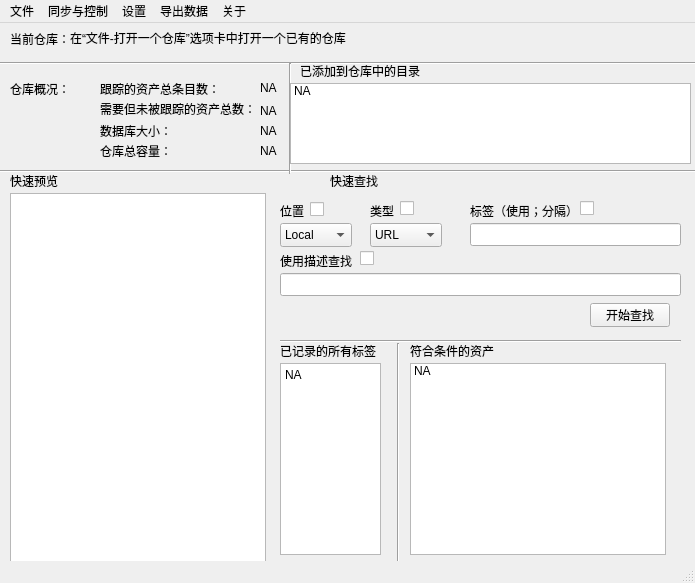
<?xml version="1.0" encoding="UTF-8"?>
<ui version="4.0">
 <class>MainWindow</class>
 <widget class="QMainWindow" name="MainWindow">
  <property name="geometry">
   <rect>
    <x>0</x>
    <y>0</y>
    <width>695</width>
    <height>583</height>
   </rect>
  </property>
  <property name="windowTitle">
   <string>MainWindow</string>
  </property>
  <widget class="QWidget" name="centralwidget">
   <widget class="QLabel" name="label">
    <property name="geometry">
     <rect>
      <x>10</x>
      <y>0</y>
      <width>81</width>
      <height>31</height>
     </rect>
    </property>
    <property name="text">
     <string>当前仓库：</string>
    </property>
   </widget>
   <widget class="Line" name="line">
    <property name="geometry">
     <rect>
      <x>0</x>
      <y>30</y>
      <width>921</width>
      <height>21</height>
     </rect>
    </property>
    <property name="orientation">
     <enum>Qt::Horizontal</enum>
    </property>
   </widget>
   <widget class="QLabel" name="label_2">
    <property name="geometry">
     <rect>
      <x>70</x>
      <y>-1</y>
      <width>841</width>
      <height>31</height>
     </rect>
    </property>
    <property name="text">
     <string>在“文件-打开一个仓库”选项卡中打开一个已有的仓库</string>
    </property>
   </widget>
   <widget class="QLabel" name="label_3">
    <property name="geometry">
     <rect>
      <x>10</x>
      <y>50</y>
      <width>71</width>
      <height>31</height>
     </rect>
    </property>
    <property name="text">
     <string>仓库概况：</string>
    </property>
   </widget>
   <widget class="QLabel" name="label_4">
    <property name="geometry">
     <rect>
      <x>100</x>
      <y>55</y>
      <width>151</width>
      <height>21</height>
     </rect>
    </property>
    <property name="text">
     <string>跟踪的资产总条目数：</string>
    </property>
   </widget>
   <widget class="QLabel" name="label_5">
    <property name="geometry">
     <rect>
      <x>260</x>
      <y>49</y>
      <width>54</width>
      <height>31</height>
     </rect>
    </property>
    <property name="text">
     <string>NA</string>
    </property>
   </widget>
   <widget class="Line" name="line_2">
    <property name="geometry">
     <rect>
      <x>0</x>
      <y>140</y>
      <width>701</width>
      <height>16</height>
     </rect>
    </property>
    <property name="orientation">
     <enum>Qt::Horizontal</enum>
    </property>
   </widget>
   <widget class="QLabel" name="label_6">
    <property name="geometry">
     <rect>
      <x>100</x>
      <y>75</y>
      <width>151</width>
      <height>21</height>
     </rect>
    </property>
    <property name="text">
     <string>需要但未被跟踪的资产总数：</string>
    </property>
   </widget>
   <widget class="QLabel" name="label_7">
    <property name="geometry">
     <rect>
      <x>260</x>
      <y>80</y>
      <width>54</width>
      <height>16</height>
     </rect>
    </property>
    <property name="text">
     <string>NA</string>
    </property>
   </widget>
   <widget class="QLabel" name="label_8">
    <property name="geometry">
     <rect>
      <x>100</x>
      <y>100</y>
      <width>141</width>
      <height>16</height>
     </rect>
    </property>
    <property name="text">
     <string>数据库大小：</string>
    </property>
   </widget>
   <widget class="QLabel" name="label_9">
    <property name="geometry">
     <rect>
      <x>100</x>
      <y>120</y>
      <width>151</width>
      <height>16</height>
     </rect>
    </property>
    <property name="text">
     <string>仓库总容量：</string>
    </property>
   </widget>
   <widget class="QLabel" name="label_10">
    <property name="geometry">
     <rect>
      <x>260</x>
      <y>100</y>
      <width>54</width>
      <height>16</height>
     </rect>
    </property>
    <property name="text">
     <string>NA</string>
    </property>
   </widget>
   <widget class="QLabel" name="label_11">
    <property name="geometry">
     <rect>
      <x>260</x>
      <y>120</y>
      <width>54</width>
      <height>16</height>
     </rect>
    </property>
    <property name="text">
     <string>NA</string>
    </property>
   </widget>
   <widget class="QLabel" name="label_12">
    <property name="geometry">
     <rect>
      <x>300</x>
      <y>40</y>
      <width>131</width>
      <height>16</height>
     </rect>
    </property>
    <property name="text">
     <string>已添加到仓库中的目录</string>
    </property>
   </widget>
   <widget class="Line" name="line_3">
    <property name="geometry">
     <rect>
      <x>280</x>
      <y>40</y>
      <width>20</width>
      <height>111</height>
     </rect>
    </property>
    <property name="orientation">
     <enum>Qt::Vertical</enum>
    </property>
   </widget>
   <widget class="QListWidget" name="listWidget">
    <property name="geometry">
     <rect>
      <x>290</x>
      <y>60</y>
      <width>401</width>
      <height>81</height>
     </rect>
    </property>
    <item>
     <property name="text">
      <string>NA</string>
     </property>
    </item>
   </widget>
   <widget class="QGraphicsView" name="graphicsView">
    <property name="geometry">
     <rect>
      <x>10</x>
      <y>170</y>
      <width>256</width>
      <height>381</height>
     </rect>
    </property>
   </widget>
   <widget class="QLabel" name="label_13">
    <property name="geometry">
     <rect>
      <x>10</x>
      <y>150</y>
      <width>71</width>
      <height>16</height>
     </rect>
    </property>
    <property name="text">
     <string>快速预览</string>
    </property>
   </widget>
   <widget class="QLabel" name="label_14">
    <property name="geometry">
     <rect>
      <x>330</x>
      <y>150</y>
      <width>61</width>
      <height>16</height>
     </rect>
    </property>
    <property name="text">
     <string>快速查找</string>
    </property>
   </widget>
   <widget class="QComboBox" name="comboBox">
    <property name="geometry">
     <rect>
      <x>280</x>
      <y>200</y>
      <width>72</width>
      <height>24</height>
     </rect>
    </property>
    <item>
     <property name="text">
      <string>Local</string>
     </property>
    </item>
    <item>
     <property name="text">
      <string>Remote</string>
     </property>
    </item>
   </widget>
   <widget class="QLabel" name="label_15">
    <property name="geometry">
     <rect>
      <x>280</x>
      <y>180</y>
      <width>54</width>
      <height>16</height>
     </rect>
    </property>
    <property name="text">
     <string>位置</string>
    </property>
   </widget>
   <widget class="QLabel" name="label_16">
    <property name="geometry">
     <rect>
      <x>370</x>
      <y>180</y>
      <width>54</width>
      <height>16</height>
     </rect>
    </property>
    <property name="text">
     <string>类型</string>
    </property>
   </widget>
   <widget class="QComboBox" name="comboBox_2">
    <property name="geometry">
     <rect>
      <x>370</x>
      <y>200</y>
      <width>72</width>
      <height>24</height>
     </rect>
    </property>
    <item>
     <property name="text">
      <string>URL</string>
     </property>
    </item>
    <item>
     <property name="text">
      <string>DB</string>
     </property>
    </item>
    <item>
     <property name="text">
      <string>Video</string>
     </property>
    </item>
    <item>
     <property name="text">
      <string>Picture</string>
     </property>
    </item>
   </widget>
   <widget class="QLabel" name="label_17">
    <property name="geometry">
     <rect>
      <x>470</x>
      <y>180</y>
      <width>121</width>
      <height>16</height>
     </rect>
    </property>
    <property name="text">
     <string>标签（使用；分隔）</string>
    </property>
   </widget>
   <widget class="QLineEdit" name="lineEdit">
    <property name="geometry">
     <rect>
      <x>470</x>
      <y>200</y>
      <width>211</width>
      <height>23</height>
     </rect>
    </property>
   </widget>
   <widget class="QLabel" name="label_18">
    <property name="geometry">
     <rect>
      <x>280</x>
      <y>230</y>
      <width>91</width>
      <height>16</height>
     </rect>
    </property>
    <property name="text">
     <string>使用描述查找</string>
    </property>
   </widget>
   <widget class="QLineEdit" name="lineEdit_2">
    <property name="geometry">
     <rect>
      <x>280</x>
      <y>250</y>
      <width>401</width>
      <height>23</height>
     </rect>
    </property>
   </widget>
   <widget class="QPushButton" name="pushButton">
    <property name="geometry">
     <rect>
      <x>590</x>
      <y>280</y>
      <width>80</width>
      <height>24</height>
     </rect>
    </property>
    <property name="text">
     <string>开始查找</string>
    </property>
   </widget>
   <widget class="QCheckBox" name="checkBox">
    <property name="geometry">
     <rect>
      <x>310</x>
      <y>171</y>
      <width>21</width>
      <height>31</height>
     </rect>
    </property>
    <property name="text">
     <string/>
    </property>
   </widget>
   <widget class="QCheckBox" name="checkBox_2">
    <property name="geometry">
     <rect>
      <x>400</x>
      <y>170</y>
      <width>21</width>
      <height>31</height>
     </rect>
    </property>
    <property name="text">
     <string/>
    </property>
   </widget>
   <widget class="QCheckBox" name="checkBox_3">
    <property name="geometry">
     <rect>
      <x>580</x>
      <y>170</y>
      <width>21</width>
      <height>31</height>
     </rect>
    </property>
    <property name="text">
     <string/>
    </property>
   </widget>
   <widget class="QCheckBox" name="checkBox_4">
    <property name="geometry">
     <rect>
      <x>360</x>
      <y>220</y>
      <width>21</width>
      <height>31</height>
     </rect>
    </property>
    <property name="text">
     <string/>
    </property>
   </widget>
   <widget class="Line" name="line_4">
    <property name="geometry">
     <rect>
      <x>280</x>
      <y>310</y>
      <width>401</width>
      <height>16</height>
     </rect>
    </property>
    <property name="orientation">
     <enum>Qt::Horizontal</enum>
    </property>
   </widget>
   <widget class="QTextBrowser" name="textBrowser">
    <property name="geometry">
     <rect>
      <x>280</x>
      <y>340</y>
      <width>101</width>
      <height>192</height>
     </rect>
    </property>
    <property name="html">
     <string>&lt;!DOCTYPE HTML PUBLIC &quot;-//W3C//DTD HTML 4.0//EN&quot; &quot;http://www.w3.org/TR/REC-html40/strict.dtd&quot;&gt;
&lt;html&gt;&lt;head&gt;&lt;meta name=&quot;qrichtext&quot; content=&quot;1&quot; /&gt;&lt;meta charset=&quot;utf-8&quot; /&gt;&lt;style type=&quot;text/css&quot;&gt;
p, li { white-space: pre-wrap; }
hr { height: 1px; border-width: 0; }
li.unchecked::marker { content: &quot;\2610&quot;; }
li.checked::marker { content: &quot;\2612&quot;; }
&lt;/style&gt;&lt;/head&gt;&lt;body style=&quot; font-family:'Microsoft YaHei UI'; font-size:9pt; font-weight:400; font-style:normal;&quot;&gt;
&lt;p style=&quot; margin-top:0px; margin-bottom:0px; margin-left:0px; margin-right:0px; -qt-block-indent:0; text-indent:0px;&quot;&gt;NA&lt;/p&gt;&lt;/body&gt;&lt;/html&gt;</string>
    </property>
   </widget>
   <widget class="QLabel" name="label_19">
    <property name="geometry">
     <rect>
      <x>280</x>
      <y>320</y>
      <width>141</width>
      <height>16</height>
     </rect>
    </property>
    <property name="text">
     <string>已记录的所有标签</string>
    </property>
   </widget>
   <widget class="Line" name="line_5">
    <property name="geometry">
     <rect>
      <x>390</x>
      <y>320</y>
      <width>16</width>
      <height>231</height>
     </rect>
    </property>
    <property name="orientation">
     <enum>Qt::Vertical</enum>
    </property>
   </widget>
   <widget class="QLabel" name="label_20">
    <property name="geometry">
     <rect>
      <x>410</x>
      <y>320</y>
      <width>141</width>
      <height>16</height>
     </rect>
    </property>
    <property name="text">
     <string>符合条件的资产</string>
    </property>
   </widget>
   <widget class="QListWidget" name="listWidget_2">
    <property name="geometry">
     <rect>
      <x>410</x>
      <y>340</y>
      <width>256</width>
      <height>192</height>
     </rect>
    </property>
    <item>
     <property name="text">
      <string>NA</string>
     </property>
    </item>
   </widget>
  </widget>
  <widget class="QStatusBar" name="statusbar"/>
  <widget class="QMenuBar" name="menubar">
   <property name="geometry">
    <rect>
     <x>0</x>
     <y>0</y>
     <width>695</width>
     <height>21</height>
    </rect>
   </property>
   <widget class="QMenu" name="menuFile">
    <property name="title">
     <string>文件</string>
    </property>
    <addaction name="actionOpenARepo"/>
    <addaction name="actionInitARepo"/>
    <addaction name="separator"/>
    <addaction name="actionAddNewPathToRepo"/>
    <addaction name="separator"/>
   </widget>
   <widget class="QMenu" name="menuAbout">
    <property name="title">
     <string>关于</string>
    </property>
   </widget>
   <widget class="QMenu" name="menuSyncAndControl">
    <property name="title">
     <string>同步与控制</string>
    </property>
    <widget class="QMenu" name="menuStartSyncFast">
     <property name="title">
      <string>开始完全跟踪</string>
     </property>
     <addaction name="menuStartSyncFastDefault"/>
     <addaction name="menuStartSyncFastCustom"/>
    </widget>
    <widget class="QMenu" name="menuStartSyncFull">
     <property name="title">
      <string>开始基本跟踪</string>
     </property>
     <addaction name="menuStartSyncFullCustom"/>
     <addaction name="menuStartSyncFullDefault"/>
    </widget>
    <addaction name="menuStartSyncFull"/>
    <addaction name="menuStartSyncFast"/>
   </widget>
   <widget class="QMenu" name="menuOptions">
    <property name="title">
     <string>设置</string>
    </property>
   </widget>
   <widget class="QMenu" name="menuDataOut">
    <property name="title">
     <string>导出数据</string>
    </property>
    <addaction name="actionStartDataOutputTool"/>
   </widget>
   <addaction name="menuFile"/>
   <addaction name="menuSyncAndControl"/>
   <addaction name="menuOptions"/>
   <addaction name="menuDataOut"/>
   <addaction name="menuAbout"/>
  </widget>
  <action name="actionOpenARepo">
   <property name="text">
    <string>打开一个仓库</string>
   </property>
  </action>
  <action name="actionInitARepo">
   <property name="text">
    <string>初始化一个仓库</string>
   </property>
  </action>
  <action name="menuStartSyncFastDefault">
   <property name="text">
    <string>所有区域</string>
   </property>
  </action>
  <action name="menuStartSyncFastCustom">
   <property name="text">
    <string>指定区域</string>
   </property>
  </action>
  <action name="menuStartSyncFullCustom">
   <property name="text">
    <string>所有区域</string>
   </property>
  </action>
  <action name="menuStartSyncFullDefault">
   <property name="text">
    <string>指定区域</string>
   </property>
  </action>
  <action name="actionAddNewPathToRepo">
   <property name="text">
    <string>添加一个文件夹到现有仓库</string>
   </property>
  </action>
  <action name="actionStartDataOutputTool">
   <property name="text">
    <string>打开数据导出工具</string>
   </property>
  </action>
 </widget>
 <resources/>
 <connections/>
</ui>
